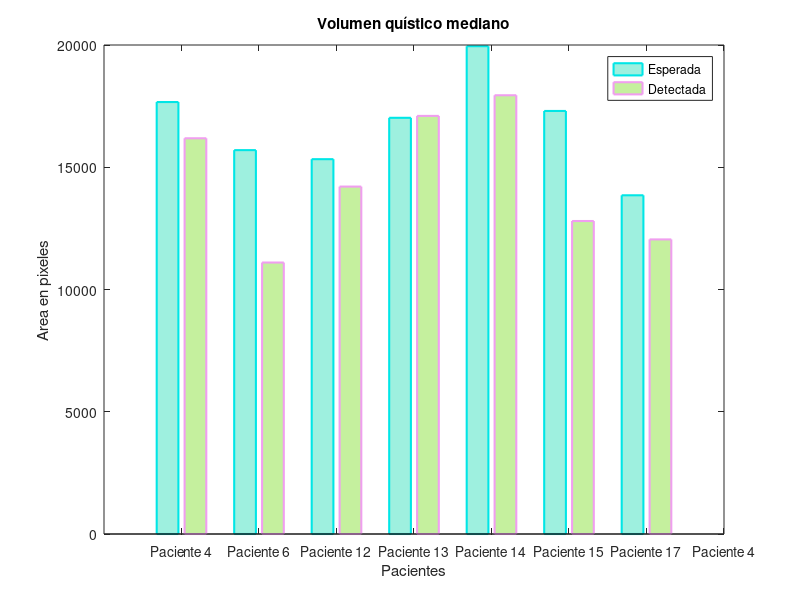

Recreate this plot in MATLAB.
y = [17667 16185; 15700 11103; 15330 14209; 17022 17100; 19951 17944; 17302 12801; 13853 12048];
fig=figure();
a=bar(y)

set(a(1),'FaceColor',[0.619, 0.941, 0.874],'EdgeColor',[0 .9 .9],'LineWidth',1.5);
set(a(2),'FaceColor',[0.772, 0.941, 0.619],'EdgeColor',[0.941, 0.619, 0.937],'LineWidth',1.5);
XTickLabel={'Paciente 4';  'Paciente 6'; 'Paciente 12';'Paciente 13'; 'Paciente 14';  'Paciente 15';  'Paciente 17'};
XTick=[1 2 3 4 5 6 7 8 9 10 11 12 13 14 15 16 17 18 19 20]
set(gca, 'XTick',XTick);
set(gca, 'XTickLabel', XTickLabel);
set(gca, 'XTickLabelRotation', 45);
legend('Esperada','Detectada')

title('Volumen quístico mediano')
xlabel('Pacientes')
ylabel('Area en pixeles')